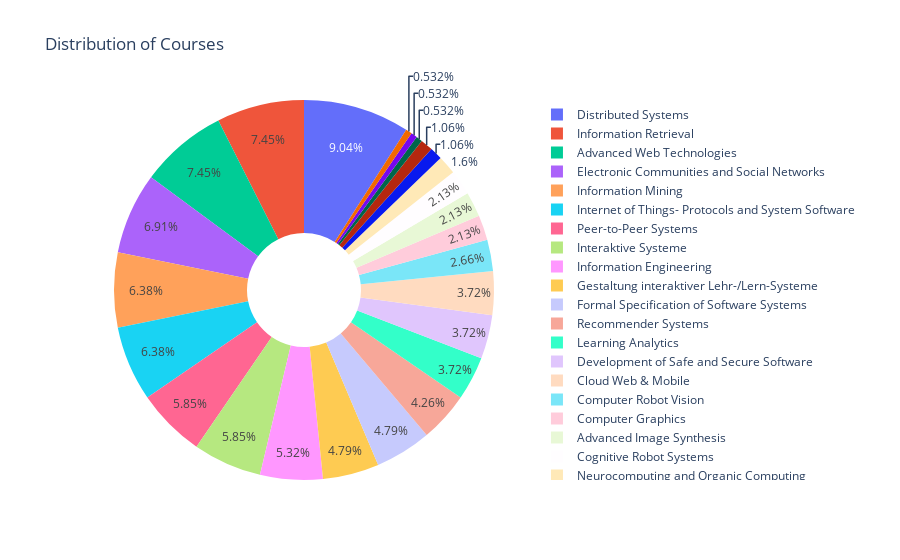

Notebook cell for this chart:
### Code cell
# fig_pie = px.pie(sub_graph_values, values='frequency', names='index', title='Subject Distribution')
# fig_pie.show()
fig_pie = go.Figure(data=[go.Pie(labels=list(sub_graph_values['index'].values), values=list(sub_graph_values['frequency'].values), hole=.3)])
fig_pie.update_layout(title='Distribution of Courses')

### Figure 1 — Plotly figure (JSON) as saved in the notebook; plotly's stock layout.template omitted (floating-point values rounded to 4 significant figures)
{"data": [{"hole": 0.3, "labels": ["Distributed Systems", "Information Retrieval", "Advanced Web Technologies", "Electronic Communities and Social Networks", "Information Mining", "Internet of Things- Protocols and System Software", "Peer-to-Peer Systems", "Interaktive Systeme", "Information Engineering", "Gestaltung interaktiver Lehr-/Lern-Systeme", "Formal Specification of Software Systems", "Recommender Systems", "Learning Analytics", "Development of Safe and Secure Software", "Cloud Web & Mobile", "Computer Robot Vision", "Computer Graphics", "Advanced Image Synthesis", "Cognitive Robot Systems", "Neurocomputing and Organic Computing", "Digital Games Research", "Pattern and Component based Software Development", "Test and Reliability of Digital Systems", "Scientific Visualization", "Natural-Language-based Human-Computer Interaction"], "type": "pie", "values": [17, 14, 14, 13, 12, 12, 11, 11, 10, 9, 9, 8, 7, 7, 7, 5, 4, 4, 4, 3, 2, 2, 1, 1, 1]}], "layout": {"title": {"text": "Distribution of Courses"}}}
